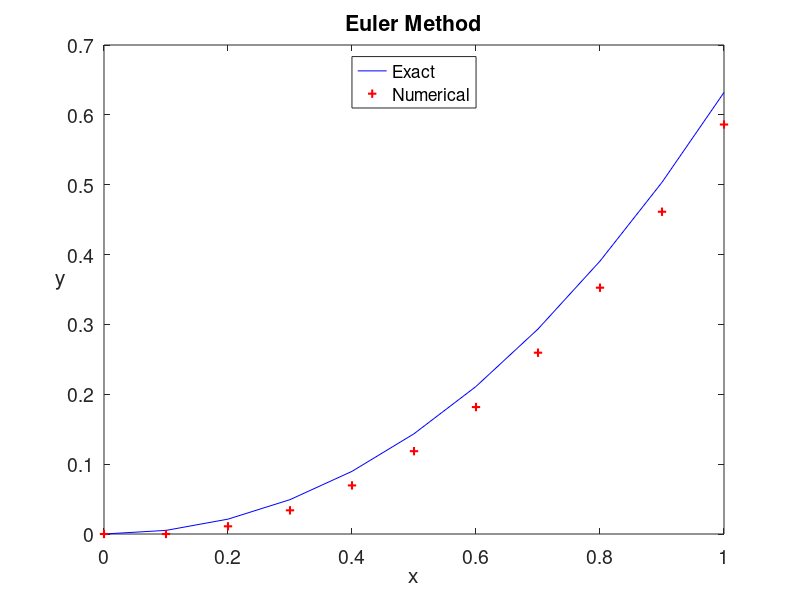

Source code (MATLAB):
% Euler1.m
% Euler method for the ODE model
% u'(t)=t^2+t-u, t \in [0,1] 
% Initial value : u(0)=0 ;
% Exact solution : u(t)=-exp(-t)+t^2-t+1.
clear all
h=0.1;
x=0:h:1;                       % function interval
n=length(x)-1;
u(1)=0;                        % initial value
fun=@(t,u) t.^2+t-u;           % RHS
for i=1:n
    u(i+1)=u(i)+h.*fun(x(i),u(i));
end
ue=-exp(-x)+x.^2-x+1;          % exact solution
plot(x,ue,'b-',x,u,'r+','LineWidth',1.5)
xlabel('x','fontsize', 16), ylabel('y','fontsize',16,'Rotation',0)
legend('Exact ','Numerical','location','North')
title('Euler Method','fontsize',14)
set(gca,'fontsize',14)
